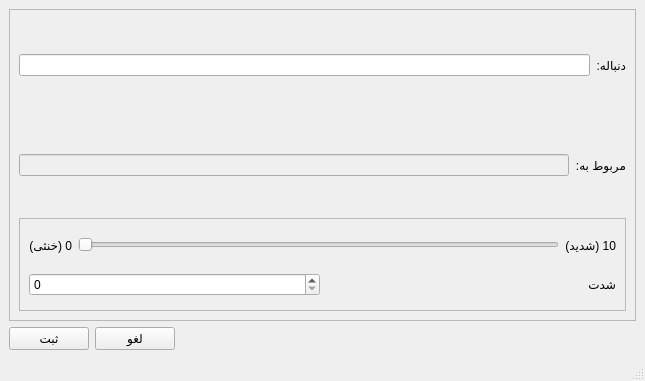
<?xml version="1.0" encoding="UTF-8"?>
<ui version="4.0">
 <class>MainWindow</class>
 <widget class="QMainWindow" name="MainWindow">
  <property name="geometry">
   <rect>
    <x>0</x>
    <y>0</y>
    <width>645</width>
    <height>381</height>
   </rect>
  </property>
  <property name="windowTitle">
   <string>MainWindow</string>
  </property>
  <widget class="QWidget" name="centralwidget">
   <layout class="QVBoxLayout" name="verticalLayout_3">
    <item>
     <widget class="QFrame" name="frame">
      <property name="frameShape">
       <enum>QFrame::StyledPanel</enum>
      </property>
      <property name="frameShadow">
       <enum>QFrame::Raised</enum>
      </property>
      <layout class="QVBoxLayout" name="verticalLayout_2">
       <item>
        <layout class="QHBoxLayout" name="horizontalLayout">
         <item>
          <widget class="QLineEdit" name="leaftereffect"/>
         </item>
         <item>
          <widget class="QLabel" name="label">
           <property name="text">
            <string>دنباله:</string>
           </property>
          </widget>
         </item>
        </layout>
       </item>
       <item>
        <layout class="QHBoxLayout" name="horizontalLayout_2">
         <item>
          <widget class="QLineEdit" name="lemother">
           <property name="enabled">
            <bool>false</bool>
           </property>
          </widget>
         </item>
         <item>
          <widget class="QLabel" name="label_2">
           <property name="text">
            <string>مربوط به:</string>
           </property>
          </widget>
         </item>
        </layout>
       </item>
       <item>
        <widget class="QFrame" name="frame_2">
         <property name="frameShape">
          <enum>QFrame::StyledPanel</enum>
         </property>
         <property name="frameShadow">
          <enum>QFrame::Raised</enum>
         </property>
         <layout class="QVBoxLayout" name="verticalLayout">
          <item>
           <layout class="QHBoxLayout" name="horizontalLayout_3">
            <item>
             <widget class="QLabel" name="label_3">
              <property name="text">
               <string>0 (خنثی)</string>
              </property>
             </widget>
            </item>
            <item>
             <widget class="QSlider" name="horizontalSlider">
              <property name="maximum">
               <number>10</number>
              </property>
              <property name="pageStep">
               <number>2</number>
              </property>
              <property name="orientation">
               <enum>Qt::Horizontal</enum>
              </property>
             </widget>
            </item>
            <item>
             <widget class="QLabel" name="label_4">
              <property name="text">
               <string>10 (شدید)</string>
              </property>
             </widget>
            </item>
           </layout>
          </item>
          <item>
           <layout class="QHBoxLayout" name="horizontalLayout_4">
            <item>
             <widget class="QSpinBox" name="spinBox">
              <property name="maximum">
               <number>10</number>
              </property>
             </widget>
            </item>
            <item>
             <widget class="QLabel" name="label_5">
              <property name="text">
               <string>شدت</string>
              </property>
             </widget>
            </item>
           </layout>
          </item>
         </layout>
        </widget>
       </item>
      </layout>
     </widget>
    </item>
    <item>
     <layout class="QHBoxLayout" name="horizontalLayout_5">
      <item>
       <widget class="QPushButton" name="btnsubmit">
        <property name="text">
         <string>ثبت</string>
        </property>
       </widget>
      </item>
      <item>
       <widget class="QPushButton" name="btncancel">
        <property name="text">
         <string>لغو</string>
        </property>
       </widget>
      </item>
      <item>
       <spacer name="horizontalSpacer">
        <property name="orientation">
         <enum>Qt::Horizontal</enum>
        </property>
        <property name="sizeHint" stdset="0">
         <size>
          <width>40</width>
          <height>20</height>
         </size>
        </property>
       </spacer>
      </item>
     </layout>
    </item>
   </layout>
  </widget>
  <widget class="QMenuBar" name="menubar">
   <property name="geometry">
    <rect>
     <x>0</x>
     <y>0</y>
     <width>645</width>
     <height>26</height>
    </rect>
   </property>
  </widget>
  <widget class="QStatusBar" name="statusbar"/>
 </widget>
 <resources/>
 <connections>
  <connection>
   <sender>horizontalSlider</sender>
   <signal>valueChanged(int)</signal>
   <receiver>spinBox</receiver>
   <slot>setValue(int)</slot>
   <hints>
    <hint type="sourcelabel">
     <x>128</x>
     <y>118</y>
    </hint>
    <hint type="destinationlabel">
     <x>191</x>
     <y>149</y>
    </hint>
   </hints>
  </connection>
  <connection>
   <sender>spinBox</sender>
   <signal>valueChanged(int)</signal>
   <receiver>horizontalSlider</receiver>
   <slot>setValue(int)</slot>
   <hints>
    <hint type="sourcelabel">
     <x>304</x>
     <y>163</y>
    </hint>
    <hint type="destinationlabel">
     <x>473</x>
     <y>137</y>
    </hint>
   </hints>
  </connection>
 </connections>
</ui>
